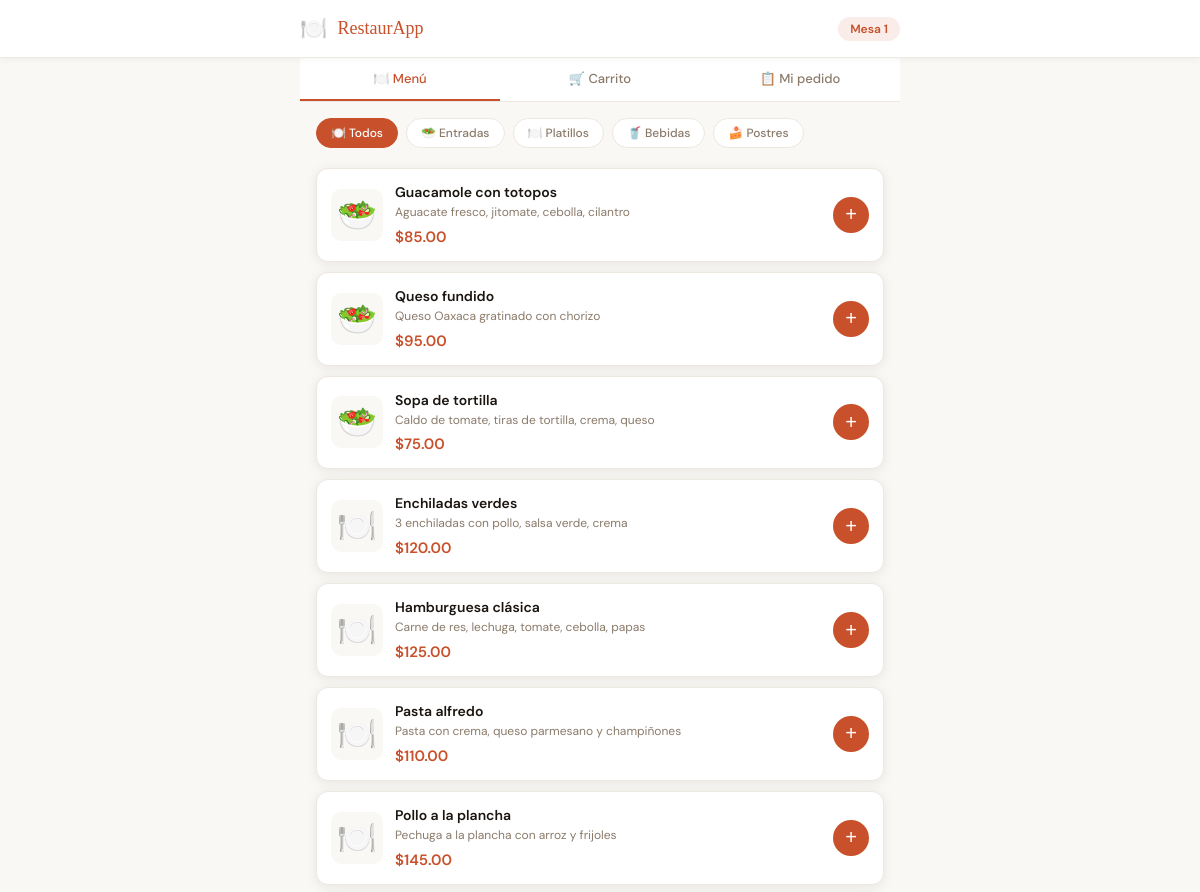
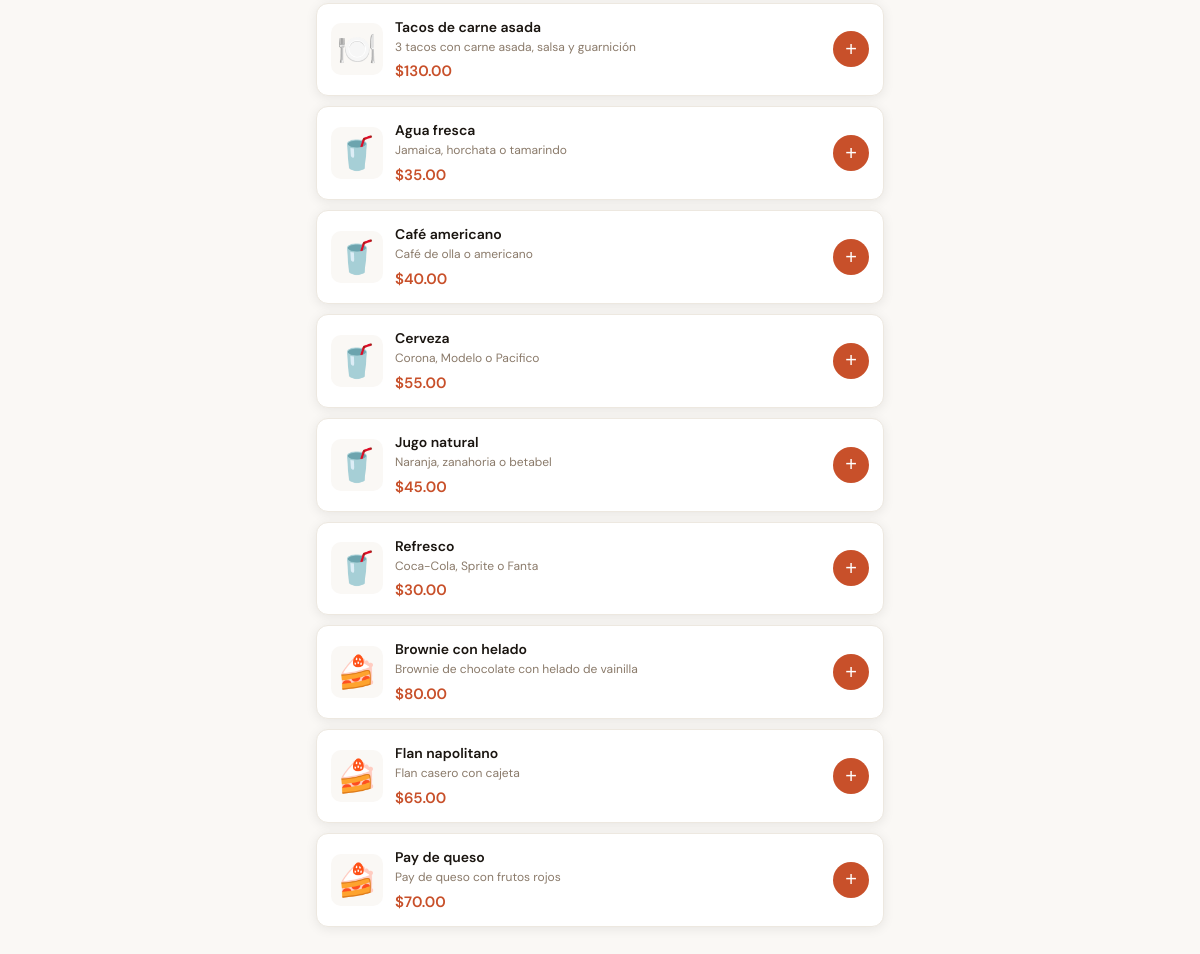
Page /index_cliente.php?mesa=mesa_token_001_abc123 on the committed database (2 pictures, top to bottom).
### tables this page shows
CREATE TABLE IF NOT EXISTS mesas (
    id INT AUTO_INCREMENT PRIMARY KEY,
    numero INT NOT NULL UNIQUE,
    nombre VARCHAR(50),
    qr_token VARCHAR(64) UNIQUE NOT NULL,
    activa TINYINT(1) DEFAULT 1,
    creado_en TIMESTAMP DEFAULT CURRENT_TIMESTAMP
);

CREATE TABLE IF NOT EXISTS categorias (
    id INT AUTO_INCREMENT PRIMARY KEY,
    nombre VARCHAR(100) NOT NULL,
    icono VARCHAR(10) DEFAULT '🍽️',
    orden INT DEFAULT 0,
    activa TINYINT(1) DEFAULT 1
);

CREATE TABLE IF NOT EXISTS productos (
    id INT AUTO_INCREMENT PRIMARY KEY,
    categoria_id INT NOT NULL,
    nombre VARCHAR(150) NOT NULL,
    descripcion TEXT,
    precio DECIMAL(10,2) NOT NULL,
    imagen VARCHAR(255),
    disponible TINYINT(1) DEFAULT 1,
    creado_en TIMESTAMP DEFAULT CURRENT_TIMESTAMP,
    FOREIGN KEY (categoria_id) REFERENCES categorias(id)
);

### index_cliente.php (the view, shortened to what this page needs)
<?php
$db = getDB();
$mesa_token = $_GET['mesa'] ?? '';
$mesa_stmt = $db->prepare("SELECT * FROM mesas WHERE qr_token = ? AND activa = 1");
$mesa_stmt->execute([$mesa_token]);
$mesa = $mesa_stmt->fetch(PDO::FETCH_ASSOC);
$categorias = $db->query("SELECT * FROM categorias WHERE activa=1 ORDER BY orden")->fetchAll(PDO::FETCH_ASSOC);
$productos_q = $db->query("SELECT p.*, c.nombre as cat_nombre FROM productos p JOIN categorias c ON c.id = p.categoria_id WHERE p.disponible=1 ORDER BY p.categoria_id, p.nombre")->fetchAll(PDO::FETCH_ASSOC);
$productos_por_cat = [];
foreach ($productos_q as $prod) {
    $productos_por_cat[$prod['categoria_id']][] = $prod;
}
?>
<!DOCTYPE html>
<html lang="es">
<head>
</head>
<body>
<div class="header">
  <div class="header-inner">
    <div class="logo">
      <span style="font-size:22px;">🍽️</span>
      <div class="logo-text">RestaurApp</div>
    </div>
    <div class="mesa-tag">Mesa <?= $mesa['numero'] ?></div>
  </div>
</div>
<div class="tab-nav">
  <button class="tab-btn active" onclick="showPage('menu', this)">🍽️ Menú</button>
  <button class="tab-btn" onclick="showPage('carrito', this)">🛒 Carrito <span id="cart-tab-count"></span></button>
  <button class="tab-btn" onclick="showPage('estado', this)">📋 Mi pedido</button>
</div>
<div class="page active" id="page-menu">
  <div class="cat-filter">
    <button class="cat-chip active" onclick="filterCat('todas', this)">🍽️ Todos</button>
    <?php foreach ($categorias as $cat): ?>
      <button class="cat-chip" onclick="filterCat(<?= $cat['id'] ?>, this)"><?= $cat['icono'] ?> <?= htmlspecialchars($cat['nombre']) ?></button>
    <?php endforeach; ?>
  </div>
  <div id="products-container">
    <?php foreach ($categorias as $cat): ?>
      <?php if (!empty($productos_por_cat[$cat['id']])): ?>
      <div class="cat-section" data-cat="<?= $cat['id'] ?>">
        <?php foreach ($productos_por_cat[$cat['id']] as $prod):
          $emojis = [1=>'🥗', 2=>'🍽️', 3=>'🥤', 4=>'🍰'];
          $emoji = $emojis[$prod['categoria_id']] ?? '🍴';
        ?>
        <div class="product-card">
          <div class="prod-emoji"><?= $emoji ?></div>
          <div class="prod-info">
            <div class="prod-name"><?= htmlspecialchars($prod['nombre']) ?></div>
            <?php if ($prod['descripcion']): ?>
              <div class="prod-desc"><?= htmlspecialchars($prod['descripcion']) ?></div>
            <?php endif; ?>
            <div class="prod-price">$<?= number_format($prod['precio'], 2) ?></div>
          </div>
          <button class="add-btn" onclick="addToCart(<?= $prod['id'] ?>, '<?= addslashes($prod['nombre']) ?>', <?= $prod['precio'] ?>, '<?= $emoji ?>')">+</button>
        </div>
        <?php endforeach; ?>
      </div>
      <?php endif; ?>
    <?php endforeach; ?>
  </div>
</div>
</body>
</html>

### index_cliente.php (style rules this page uses)
*, *::before, *::after { box-sizing: border-box; margin: 0; padding: 0; }
:root { --bg: #faf8f5; --surface: #ffffff; --border: #ede8e0; --accent: #c8502a; --accent2: #e8733a; --text: #1a1510; --muted: #8a7a6a; --card-shadow: 0 2px 12px rgba(0,0,0,0.08); }
body { background: var(--bg); color: var(--text); font-family: 'DM Sans', sans-serif; min-height: 100vh; font-size: 14px; padding-bottom: 100px; }
.header { background: var(--surface); border-bottom: 1px solid var(--border); padding: 14px 16px; position: sticky; top: 0; z-index: 100; box-shadow: 0 1px 8px rgba(0,0,0,0.05); }
.header-inner { display: flex; align-items: center; justify-content: space-between; max-width: 600px; margin: 0 auto; }
.logo { display: flex; align-items: center; gap: 10px; }
.logo-text { font-family: 'Playfair Display', serif; font-size: 18px; color: var(--accent); }
.mesa-tag { background: rgba(200,80,42,0.1); color: var(--accent); border-radius: 20px; padding: 4px 12px; font-size: 12px; font-weight: 600; }
.tab-nav { background: var(--surface); border-bottom: 1px solid var(--border); display: flex; max-width: 600px; margin: 0 auto; position: sticky; top: 57px; z-index: 99; }
.tab-btn { flex: 1; padding: 12px; text-align: center; font-size: 13px; font-weight: 500; color: var(--muted); cursor: pointer; border: none; background: none; border-bottom: 2px solid transparent; transition: all .2s; font-family: 'DM Sans', sans-serif; }
.tab-btn.active { color: var(--accent); border-bottom-color: var(--accent); }
.page { display: none; max-width: 600px; margin: 0 auto; padding: 16px; }
.page.active { display: block; }
.cat-filter { display: flex; gap: 8px; overflow-x: auto; padding-bottom: 4px; margin-bottom: 16px; scrollbar-width: none; }
.cat-chip { flex-shrink: 0; padding: 6px 14px; border-radius: 20px; border: 1px solid var(--border); background: var(--surface); font-size: 12px; font-weight: 500; cursor: pointer; transition: all .15s; font-family: 'DM Sans', sans-serif; color: var(--muted); }
.cat-chip.active { background: var(--accent); color: white; border-color: var(--accent); }
.product-card { background: var(--surface); border: 1px solid var(--border); border-radius: 12px; padding: 14px; margin-bottom: 10px; display: flex; align-items: center; gap: 12px; box-shadow: var(--card-shadow); }
.prod-emoji { font-size: 32px; width: 52px; height: 52px; display: flex; align-items: center; justify-content: center; background: var(--bg); border-radius: 10px; flex-shrink: 0; }
.prod-info { flex: 1; }
.prod-name { font-weight: 600; font-size: 14px; margin-bottom: 3px; }
.prod-desc { font-size: 12px; color: var(--muted); margin-bottom: 6px; line-height: 1.4; }
.prod-price { font-size: 15px; font-weight: 600; color: var(--accent); }
.add-btn { width: 36px; height: 36px; border-radius: 50%; background: var(--accent); color: white; border: none; font-size: 20px; cursor: pointer; display: flex; align-items: center; justify-content: center; flex-shrink: 0; transition: transform .15s; }

### rows in the picture
mesas: numero "1"
categorias: icono "🥗", nombre "Entradas"
categorias: icono "🍽️", nombre "Platillos"
categorias: icono "🥤", nombre "Bebidas"
categorias: icono "🍰", nombre "Postres"
productos: categoria "🥗", nombre "Guacamole con totopos", descripcion "Aguacate fresco, jitomate, cebolla, cilantro", precio "85.00"
productos: categoria "🥗", nombre "Queso fundido", descripcion "Queso Oaxaca gratinado con chorizo", precio "95.00"
productos: categoria "🥗", nombre "Sopa de tortilla", descripcion "Caldo de tomate, tiras de tortilla, crema, queso", precio "75.00"
productos: categoria "🍽️", nombre "Enchiladas verdes", descripcion "3 enchiladas con pollo, salsa verde, crema", precio "120.00"
productos: categoria "🍽️", nombre "Hamburguesa clásica", descripcion "Carne de res, lechuga, tomate, cebolla, papas", precio "125.00"
productos: categoria "🍽️", nombre "Pasta alfredo", descripcion "Pasta con crema, queso parmesano y champiñones", precio "110.00"
productos: categoria "🍽️", nombre "Pollo a la plancha", descripcion "Pechuga a la plancha con arroz y frijoles", precio "145.00"
productos: categoria "🍽️", nombre "Tacos de carne asada", descripcion "3 tacos con carne asada, salsa y guarnición", precio "130.00"
productos: categoria "🥤", nombre "Agua fresca", descripcion "Jamaica, horchata o tamarindo", precio "35.00"
productos: categoria "🥤", nombre "Café americano", descripcion "Café de olla o americano", precio "40.00"
productos: categoria "🥤", nombre "Cerveza", descripcion "Corona, Modelo o Pacifico", precio "55.00"
productos: categoria "🥤", nombre "Jugo natural", descripcion "Naranja, zanahoria o betabel", precio "45.00"
productos: categoria "🥤", nombre "Refresco", descripcion "Coca-Cola, Sprite o Fanta", precio "30.00"
productos: categoria "🍰", nombre "Brownie con helado", descripcion "Brownie de chocolate con helado de vainilla", precio "80.00"
productos: categoria "🍰", nombre "Flan napolitano", descripcion "Flan casero con cajeta", precio "65.00"
productos: categoria "🍰", nombre "Pay de queso", descripcion "Pay de queso con frutos rojos", precio "70.00"
